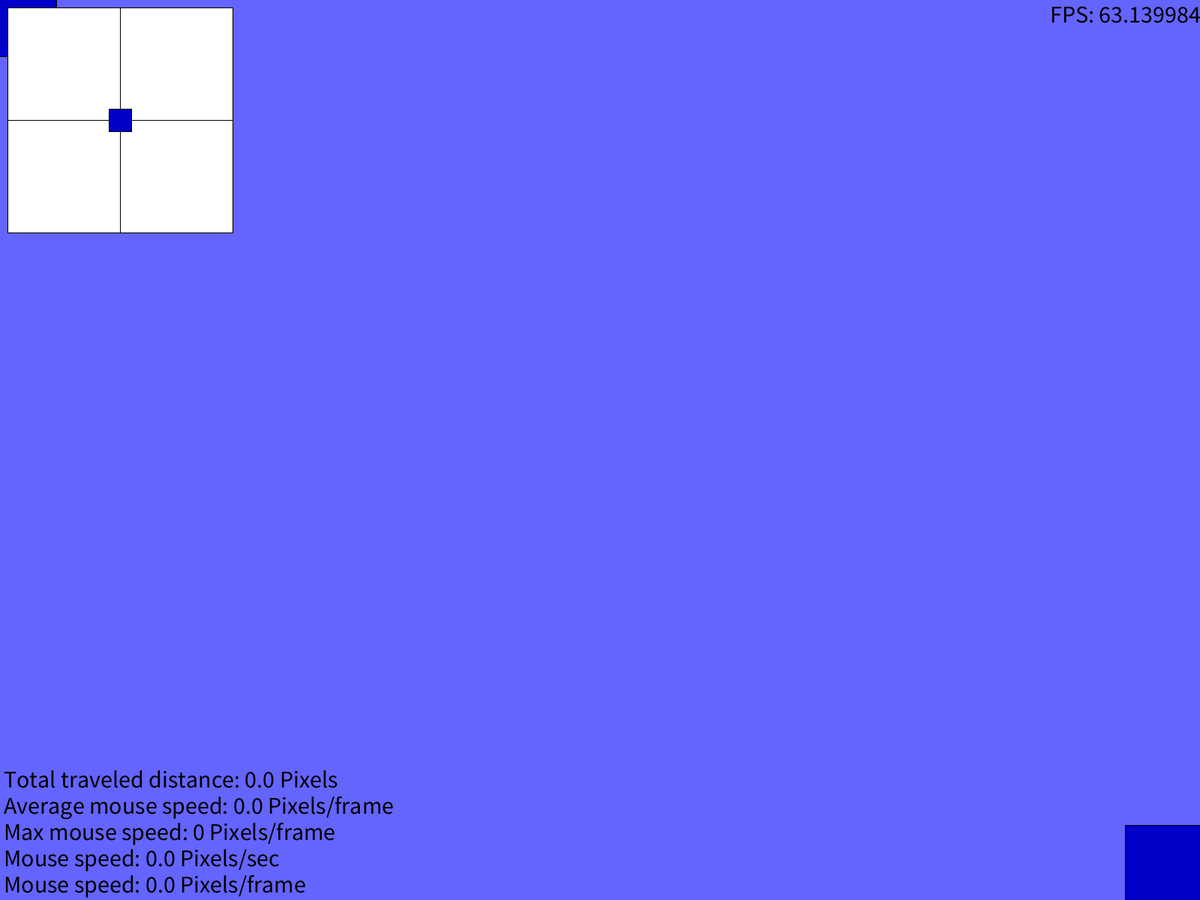
Frame 1 (no input)
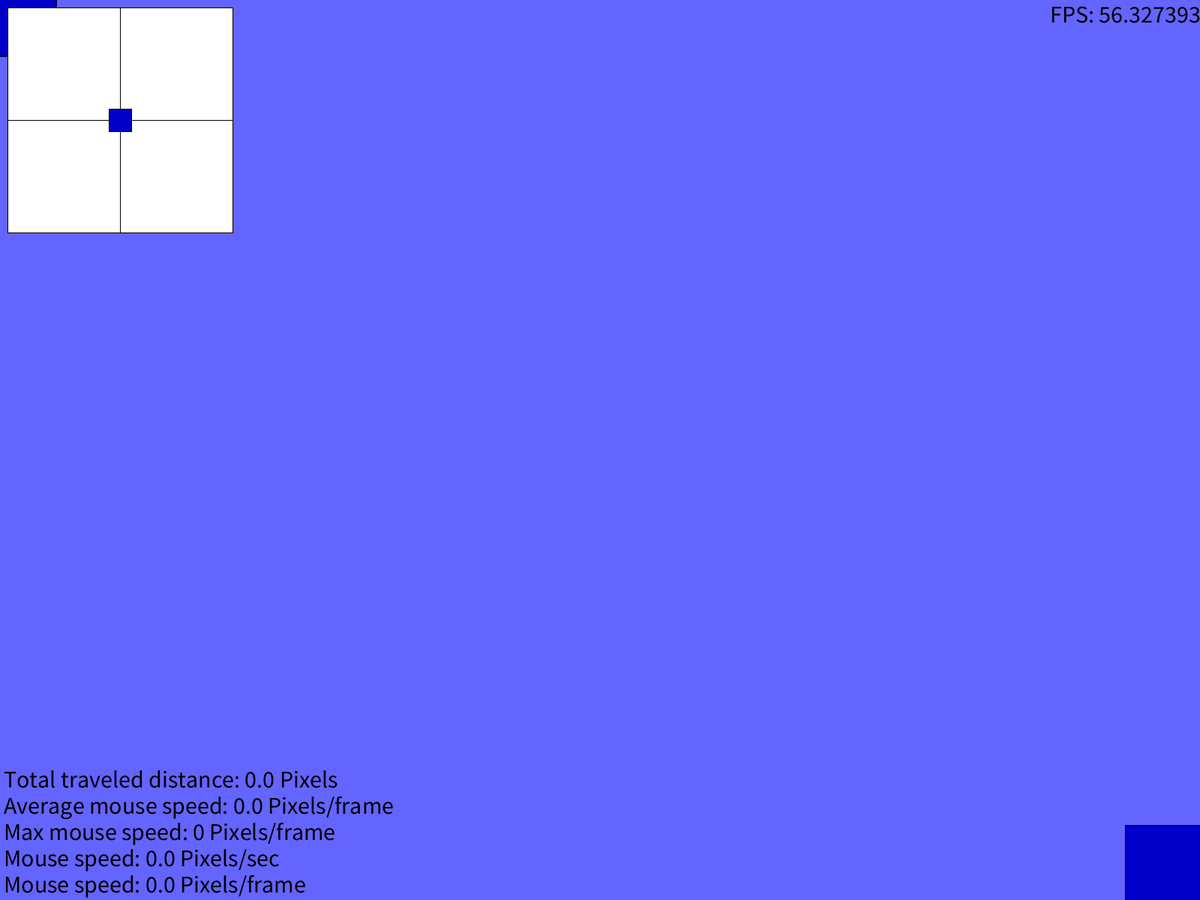
Frame 60 (the mouse pressed at the canvas centre just before this capture)
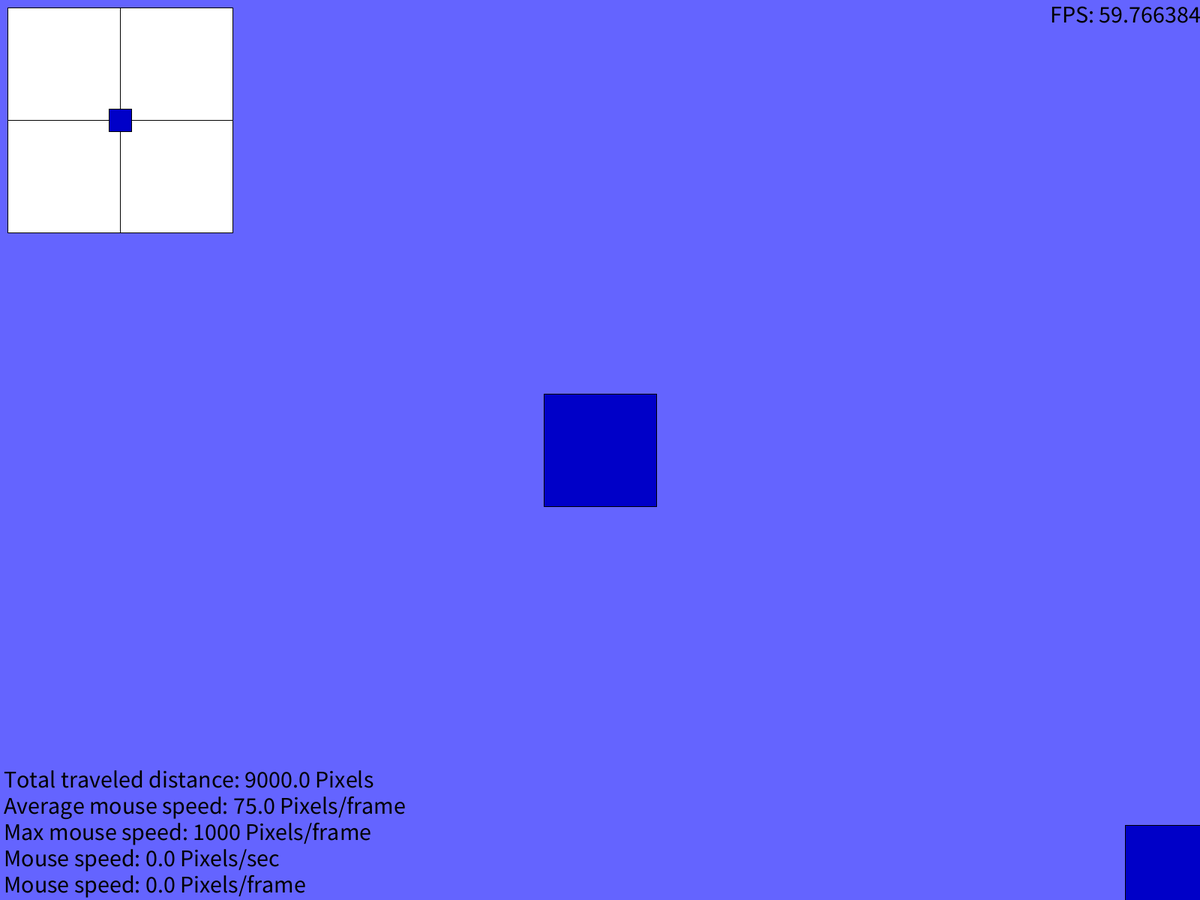
Frame 120 (the mouse held since frame 60 and released just before this capture)

The Processing sketch that drew these frames (run headless with seeded random() and noise(); from frame 60 on, the mouse is pressed at the canvas centre):

// Processing sketch: Moverment_checker_2
// ── Moverment_checker_2.pde
float playerSize = 150;
float lastMouseX;
float lastMouseY;
float diffFrame;
float diffSec;
float diffX;
float diffY;
float timer;
int maxSpeed;
float avSpeed;
float totalDistance = 0;
int totalFrames;
float diffFrameN;
float backR = 100;
float backG = 100;
float backB = 255;
int p = 1;

//PAUSEBUTTON
float pauseBLength = 100;
float pauseBHeight = 100;
float pauseY = 50;
float pauseX = 1920 - (pauseBLength + 10);
//float pauseX = 500;
float pressedTimer = 60;

void setup() {
  fullScreen();
  frameRate(60);
}

void draw() {
  pressedTimer += 1;
  if (mousePressed && mouseY > pauseY && mouseY < pauseY + pauseBHeight && mouseX > pauseX && mouseX < pauseX + pauseBLength){ 

  }
  int updateTime = (int)frameRate/6;
  background(backR, backG, backB);
  timer += 1;
  totalFrames += 1 * p;
  diffX = lastMouseX - mouseX * p;
  diffY = lastMouseY - mouseY * p;
  diffFrameN = (int)sqrt(pow(diffX, 2) + pow(diffY, 2));
  
  //CALCULATIONS
  //diffFrame = (int)sqrt(pow(diffX, 2) + pow(diffY, 2));
  //diffSec = diffFrame * frameRate;
  fill(0 + diffFrameN * 3, 0, 200 - diffFrameN * 3);
  if (timer >= updateTime) {
    diffFrame = (int)sqrt(pow(diffX, 2) + pow(diffY, 2));
    diffSec = diffFrame * frameRate;
    timer = 0;
  }
  if (p == 1) {
    rect(mouseX - 0.5 * playerSize, mouseY - 0.5 * playerSize, playerSize, playerSize);
  }
  
  if (diffFrame > maxSpeed) {
    maxSpeed = (int)diffFrame * p;
  }
  totalDistance += diffFrame * p;
  avSpeed = totalDistance / totalFrames;
  
  //BUTTONS (work in progress)
  //Button(300, 300, 100, 100, "PAUSE", 27);
  
  
  
  //TEXT
  textSize(32);
  fill(0);
  String diffTextFrame = Float.toString(diffFrame);
  String diffSecText = Float.toString(diffSec);
  text("Mouse speed: " + diffTextFrame + " Pixels/frame", 5, height - 10);
  text("Mouse speed: " + diffSecText + " Pixels/sec", 5, height - 45);
  text("Max mouse speed: " + maxSpeed + " Pixels/frame", 5, height - 80);
  text("Average mouse speed: " + avSpeed + " Pixels/frame", 5, height - 115);
  text("Total traveled distance: " + totalDistance + " Pixels", 5, height - 150);
  text("FPS: " + frameRate, width - 200, 30);
  
  //GRAPH
  fill(255);
  rect(10, 10, 300, 300);
  stroke(0);
  line(10, 160, 310, 160);
  line(160, 10, 160, 310);
  fill(0 + diffFrameN * 3, 0, 200 - diffFrameN * 3);
  rect(145 - diffX, 145 - diffY, 30, 30);
  rect(width - 100, height - 100, 200, 200);

  lastMouseX = mouseX  * p;
  lastMouseY = mouseY  * p;
}

public void Button(float x, float y, float BWidth, float BHeight, String text, float size) {
  int pressedTimer = 0;
  pressedTimer += 1;
  if(mouseY > y && mouseY < y + BHeight && mouseX > x && mouseX < x + BWidth){ 
    fill(backR + 30, backG + 30, backB + 30);
    if (p == 1 && pressedTimer > 60){
      p = 0;
      pressedTimer = 0;
    } else if (pressedTimer > 60){
      p = 1;
      pressedTimer = 0;
    }
  } else {
    fill(backR, backG, backB);
  }
  rect(x, y, BWidth, BHeight);
  fill(0);
  textSize(size);
  text(text, x + BWidth/10, y + BHeight/2);
}
